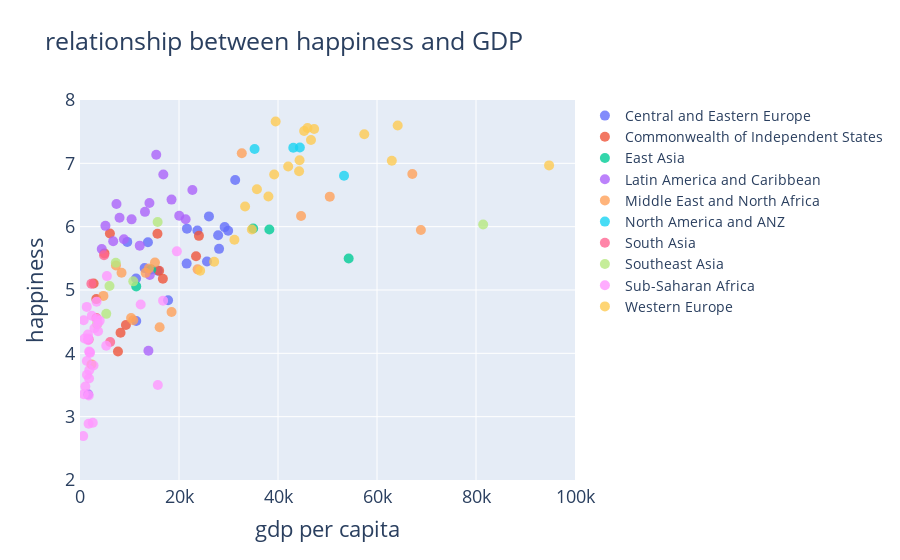

Here is the notebook cell this chart was saved with:
### Code cell
trace=[go.Scatter(y=df_gdp[a+"_happiness"],x=df_gdp[a+"_gdp_per_cap"],
                 text=df_gdp[a+"_country"],mode="markers",marker=dict(size=10,opacity=0.8),
                 name=a) for a in region]
data=trace
layout=go.Layout(title="relationship between happiness and GDP", font=dict(size=18),
                xaxis=dict(title="gdp per capita",range=[0,100000],showline=True),
                yaxis=dict(title="happiness",range=[2,8],showline=True), 
                legend=dict(font=dict(size=14)))
fig=go.Figure(data=data,layout=layout)
py.iplot(fig)

### Figure 1 — Plotly figure (JSON) as saved in the notebook; plotly's stock layout.template omitted (floating-point values rounded to 4 significant figures; data arrays with more than 128 entries replaced by an {"elided": "..."} marker saying what was removed)
{"data": [{"marker": {"opacity": 0.8, "size": 10}, "mode": "markers", "name": "Central and Eastern Europe", "text": {"elided": "142 str values"}, "type": "scatter", "x": {"elided": "142 float values"}, "y": {"elided": "142 float values"}}, {"marker": {"opacity": 0.8, "size": 10}, "mode": "markers", "name": "Commonwealth of Independent States", "text": {"elided": "142 str values"}, "type": "scatter", "x": {"elided": "142 float values"}, "y": {"elided": "142 float values"}}, {"marker": {"opacity": 0.8, "size": 10}, "mode": "markers", "name": "East Asia", "text": {"elided": "142 str values"}, "type": "scatter", "x": {"elided": "142 float values"}, "y": {"elided": "142 float values"}}, {"marker": {"opacity": 0.8, "size": 10}, "mode": "markers", "name": "Latin America and Caribbean", "text": {"elided": "142 str values"}, "type": "scatter", "x": {"elided": "142 float values"}, "y": {"elided": "142 float values"}}, {"marker": {"opacity": 0.8, "size": 10}, "mode": "markers", "name": "Middle East and North Africa", "text": {"elided": "142 str values"}, "type": "scatter", "x": {"elided": "142 float values"}, "y": {"elided": "142 float values"}}, {"marker": {"opacity": 0.8, "size": 10}, "mode": "markers", "name": "North America and ANZ", "text": {"elided": "142 str values"}, "type": "scatter", "x": {"elided": "142 float values"}, "y": {"elided": "142 float values"}}, {"marker": {"opacity": 0.8, "size": 10}, "mode": "markers", "name": "South Asia", "text": {"elided": "142 str values"}, "type": "scatter", "x": {"elided": "142 float values"}, "y": {"elided": "142 float values"}}, {"marker": {"opacity": 0.8, "size": 10}, "mode": "markers", "name": "Southeast Asia", "text": {"elided": "142 str values"}, "type": "scatter", "x": {"elided": "142 float values"}, "y": {"elided": "142 float values"}}, {"marker": {"opacity": 0.8, "size": 10}, "mode": "markers", "name": "Sub-Saharan Africa", "text": {"elided": "142 str values"}, "type": "scatter", "x": {"elided": "142 float values"}, "y": {"elided": "142 float values"}}, {"marker": {"opacity": 0.8, "size": 10}, "mode": "markers", "name": "Western Europe", "text": {"elided": "142 str values"}, "type": "scatter", "x": {"elided": "142 float values"}, "y": {"elided": "142 float values"}}], "layout": {"font": {"size": 18}, "legend": {"font": {"size": 14}}, "title": {"text": "relationship between happiness and GDP"}, "xaxis": {"range": [0, 100000], "showline": true, "title": {"text": "gdp per capita"}}, "yaxis": {"range": [2, 8], "showline": true, "title": {"text": "happiness"}}}}
